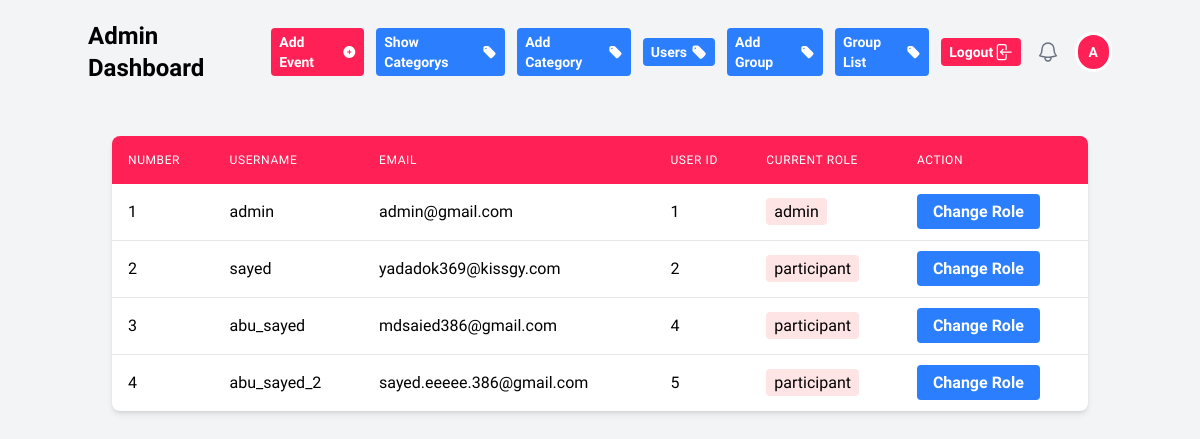
Page /users/admin/users/ (signed in) on the committed database.
### users/models.py (models this page shows, shortened)
class CustomUser(AbstractUser):
    phone_number = models.CharField( max_length=17, blank=True, null=True)
    profile_picture = models.ImageField(upload_to='profile_images', blank=True, null=True, default='profile_images/default.png')

### users/views.py (the view)
# urls.py: path("users/",include("users.urls"))
@login_required(login_url="login")
@user_passes_test(is_admin,login_url="no-permission")
def users(request):
    users = CustomUser.objects.all()
    return render(request,"dashboard/admin/users.html",{"users":users})

### utils/auth.py (called while the page is built)
def is_admin(user):
    return user.groups.filter(name="admin").exists()

### users/templates/dashboard/admin/users.html
{% extends "dashboard/admin/admin-base.html" %}
{% block content %}
<section>
  <div class="container mx-auto p-6">
    <div class="">
      <table class="w-full bg-white shadow-md rounded-lg overflow-hidden">
        <thead class="bg-rose-500 py-4">
          <tr>
            <th
              class="px-4 py-4 text-left text-xs font-medium text-white uppercase tracking-wider"
            >
              Number
            </th>
            <th
              class="px-4 py-4 text-left text-xs font-medium text-white uppercase tracking-wider"
            >
              Username
            </th>
            <th
              class="px-4 py-4 text-left text-xs font-medium text-white uppercase tracking-wider"
            >
              Email
            </th>
            <th
              class="px-4 py-4 text-left text-xs font-medium text-white uppercase tracking-wider"
            >
              User ID
            </th>
            <th
              class="px-4 py-4 text-left text-xs font-medium text-white uppercase tracking-wider"
            >
              Current Role
            </th>
            <th
              class="px-4 py-4 text-left text-xs font-medium text-white uppercase tracking-wider"
            >
              Action
            </th>
          </tr>
        </thead>
        <tbody class="divide-y divide-gray-200">
            {% for user in users %}
                <tr class="hover:bg-rose-50">
                    <td class="px-4 py-4 whitespace-nowrap">{{forloop.counter}}</td>
                    <td class="px-4 py-4 whitespace-nowrap">{{user.username}}</td>
                    <td class="px-4 py-4 whitespace-nowrap">{{user.email}}</td>
                    <td class="px-4 py-4 whitespace-nowrap">{{user.id}}</td>
                    <td class="px-4 py-4 whitespace-nowrap rounded"><span class="bg-rose-100 px-2 py-1 rounded">{{user.groups.first.name}}</span></td>
                    <td class="px-4 py-4 whitespace-nowrap">
                    <a
                        href="{% url 'assign-role' user.id %}"
                        class="bg-blue-500 hover:bg-blue-600 text-white font-bold py-2 px-4 rounded"
                    >
                        Change Role
                    </a>
                    </td>
                </tr>
            {% endfor %}
        </tbody>
      </table>
    </div>
  </div>
 </section>
 {% endblock %}

### users/templates/dashboard/admin/admin-base.html (shortened to what this page needs)
{% load static %}
<!DOCTYPE html>
<html lang="en">
  <head>
    <link rel="stylesheet" href="{% static 'css/style.css' %}" />
    <link rel="stylesheet" href="{% static 'css/output.css' %}" />
  </head>
  <body class="bg-gray-100 md:px-0 px-3">
    <nav class="mb-5">
      <div class="container mx-auto">
        <div
          class="flex justify-between items-center py-2 my-3 shadow-b-sm rounded flex-col md:flex-row"
        >
          <div>
            <h3 class="text-2xl font-semibold md:mb-0 mb-2">
              Admin Dashboard
            </h3>
          </div>
          <div class="flex items-center gap-3 flex-col md:flex-row">
            <a
              class="text-white font-semibold text-sm bg-rose-500 rounded px-2 py-1 flex items-center justify-center cursor-pointer"
              href="{% url 'create-event' %}"
            >
              Add Event
            </a>
            <a
              href="{% url 'category-list' %}"
              class="text-white font-semibold text-sm bg-blue-500 rounded px-2 py-1 flex items-center justify-center cursor-pointer"
            >
              Show Categorys
            </a>
            <a
              href="{% url 'create-category' %}"
              class="text-white font-semibold text-sm bg-blue-500 rounded px-2 py-1 flex items-center justify-center cursor-pointer"
            >
              Add Category
            </a>
            <a
              href="{% url 'users' %}"
              class="text-white font-semibold text-sm bg-blue-500 rounded px-2 py-1 flex items-center justify-center cursor-pointer"
            >
              Users
            </a>
            <a
              href="{% url 'create-group' %}"
              class="text-white font-semibold text-sm bg-blue-500 rounded px-2 py-1 flex items-center justify-center cursor-pointer"
            >
              Add Group
            </a>
            <a
              href="{% url 'group-list' %}"
              class="text-white font-semibold text-sm bg-blue-500 rounded px-2 py-1 flex items-center justify-center cursor-pointer"
            >
              Group List
            </a>
            <a
              href="{% url 'logout' %}"
              class="text-white bg-rose-500 font-semibold text-sm  rounded px-2 py-1 flex items-center justify-center cursor-pointer"
            >
            Logout
            </a>
            <button
              class="text-gray-500 h-8 w-8 flex items-center justify-center cursor-pointer rounded-full hover:bg-gray-200"
            >
            </button>
            <button
              class="text-white font-semibold text-sm bg-rose-500 rounded-full w-10 h-10 border border-3 border-white flex items-center justify-center"
            >
              {{user.username|slice:":1"|upper}}
            </button>
          </div>
        </div>
      </div>
    </nav>
   {% block content %}{% endblock %}
  </body>
</html>

### static/css/style.css (style rules this page uses)
body { font-family: "Lexend", sans-serif; }

### rows in the picture
CustomUser: username "A", username "admin", email "admin@gmail.com", id "1", groups.first.name "admin"
CustomUser: username "sayed", email "yadadok369@kissgy.com", id "2", groups.first.name "participant"
CustomUser: username "abu_sayed", email "mdsaied386@gmail.com", id "4", groups.first.name "participant"
CustomUser: username "abu_sayed_2", email "sayed.eeeee.386@gmail.com", id "5", groups.first.name "participant"
